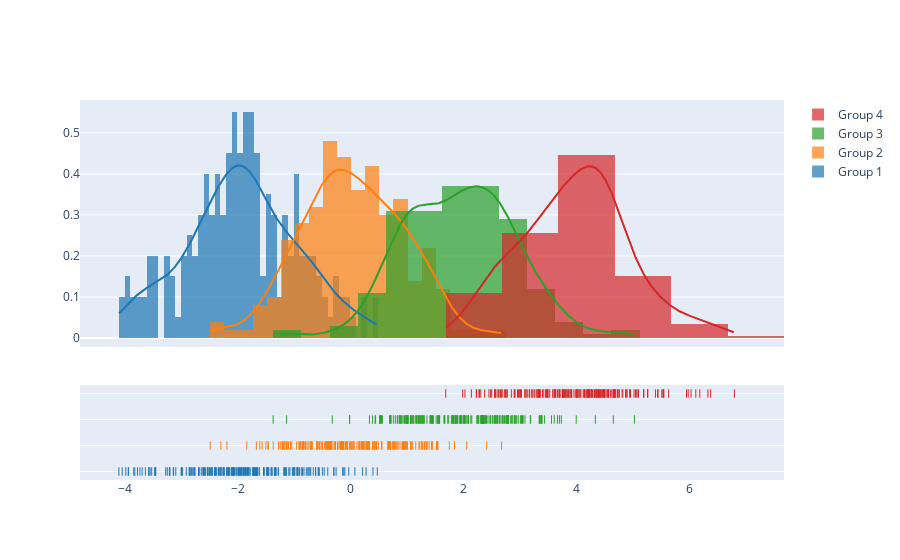

Notebook cell for this chart:
### Markdown cell above
#### Usar tamaños de bins múltiples

### Code cell
import plotly.figure_factory as ff
import numpy as np

# Add histogram data
x1 = np.random.randn(200)-2
x2 = np.random.randn(200)
x3 = np.random.randn(200)+2
x4 = np.random.randn(200)+4

# Group data together
hist_data = [x1, x2, x3, x4]

group_labels = ['Group 1', 'Group 2', 'Group 3', 'Group 4']

# Create distplot with custom bin_size
fig = ff.create_distplot(hist_data, group_labels, bin_size=[.1, .25, .5, 1])
fig.show()

### Figure 1 — Plotly figure (JSON) as saved in the notebook; plotly's stock layout.template omitted (floating-point values rounded to 4 significant figures; data arrays with more than 128 entries replaced by an {"elided": "..."} marker saying what was removed)
{"data": [{"autobinx": false, "histnorm": "probability density", "legendgroup": "Group 1", "marker": {"color": "rgb(31, 119, 180)"}, "name": "Group 1", "opacity": 0.7, "type": "histogram", "x": {"elided": "200 float values"}, "xaxis": "x", "xbins": {"end": 0.4672, "size": 0.1, "start": -4.115}, "yaxis": "y"}, {"autobinx": false, "histnorm": "probability density", "legendgroup": "Group 2", "marker": {"color": "rgb(255, 127, 14)"}, "name": "Group 2", "opacity": 0.7, "type": "histogram", "x": {"elided": "200 float values"}, "xaxis": "x", "xbins": {"end": 2.672, "size": 0.25, "start": -2.496}, "yaxis": "y"}, {"autobinx": false, "histnorm": "probability density", "legendgroup": "Group 3", "marker": {"color": "rgb(44, 160, 44)"}, "name": "Group 3", "opacity": 0.7, "type": "histogram", "x": {"elided": "200 float values"}, "xaxis": "x", "xbins": {"end": 5.028, "size": 0.5, "start": -1.38}, "yaxis": "y"}, {"autobinx": false, "histnorm": "probability density", "legendgroup": "Group 4", "marker": {"color": "rgb(214, 39, 40)"}, "name": "Group 4", "opacity": 0.7, "type": "histogram", "x": {"elided": "200 float values"}, "xaxis": "x", "xbins": {"end": 6.8, "size": 1, "start": 1.681}, "yaxis": "y"}, {"legendgroup": "Group 1", "marker": {"color": "rgb(31, 119, 180)"}, "mode": "lines", "name": "Group 1", "showlegend": false, "type": "scatter", "x": {"elided": "500 float values"}, "xaxis": "x", "y": {"elided": "500 float values"}, "yaxis": "y"}, {"legendgroup": "Group 2", "marker": {"color": "rgb(255, 127, 14)"}, "mode": "lines", "name": "Group 2", "showlegend": false, "type": "scatter", "x": {"elided": "500 float values"}, "xaxis": "x", "y": {"elided": "500 float values"}, "yaxis": "y"}, {"legendgroup": "Group 3", "marker": {"color": "rgb(44, 160, 44)"}, "mode": "lines", "name": "Group 3", "showlegend": false, "type": "scatter", "x": {"elided": "500 float values"}, "xaxis": "x", "y": {"elided": "500 float values"}, "yaxis": "y"}, {"legendgroup": "Group 4", "marker": {"color": "rgb(214, 39, 40)"}, "mode": "lines", "name": "Group 4", "showlegend": false, "type": "scatter", "x": {"elided": "500 float values"}, "xaxis": "x", "y": {"elided": "500 float values"}, "yaxis": "y"}, {"legendgroup": "Group 1", "marker": {"color": "rgb(31, 119, 180)", "symbol": "line-ns-open"}, "mode": "markers", "name": "Group 1", "showlegend": false, "type": "scatter", "x": {"elided": "200 float values"}, "xaxis": "x", "y": {"elided": "200 str values"}, "yaxis": "y2"}, {"legendgroup": "Group 2", "marker": {"color": "rgb(255, 127, 14)", "symbol": "line-ns-open"}, "mode": "markers", "name": "Group 2", "showlegend": false, "type": "scatter", "x": {"elided": "200 float values"}, "xaxis": "x", "y": {"elided": "200 str values"}, "yaxis": "y2"}, {"legendgroup": "Group 3", "marker": {"color": "rgb(44, 160, 44)", "symbol": "line-ns-open"}, "mode": "markers", "name": "Group 3", "showlegend": false, "type": "scatter", "x": {"elided": "200 float values"}, "xaxis": "x", "y": {"elided": "200 str values"}, "yaxis": "y2"}, {"legendgroup": "Group 4", "marker": {"color": "rgb(214, 39, 40)", "symbol": "line-ns-open"}, "mode": "markers", "name": "Group 4", "showlegend": false, "type": "scatter", "x": {"elided": "200 float values"}, "xaxis": "x", "y": {"elided": "200 str values"}, "yaxis": "y2"}], "layout": {"barmode": "overlay", "hovermode": "closest", "legend": {"traceorder": "reversed"}, "xaxis": {"anchor": "y2", "domain": [0, 1], "zeroline": false}, "yaxis": {"anchor": "free", "domain": [0.35, 1], "position": 0}, "yaxis2": {"anchor": "x", "domain": [0, 0.25], "dtick": 1, "showticklabels": false}}}
